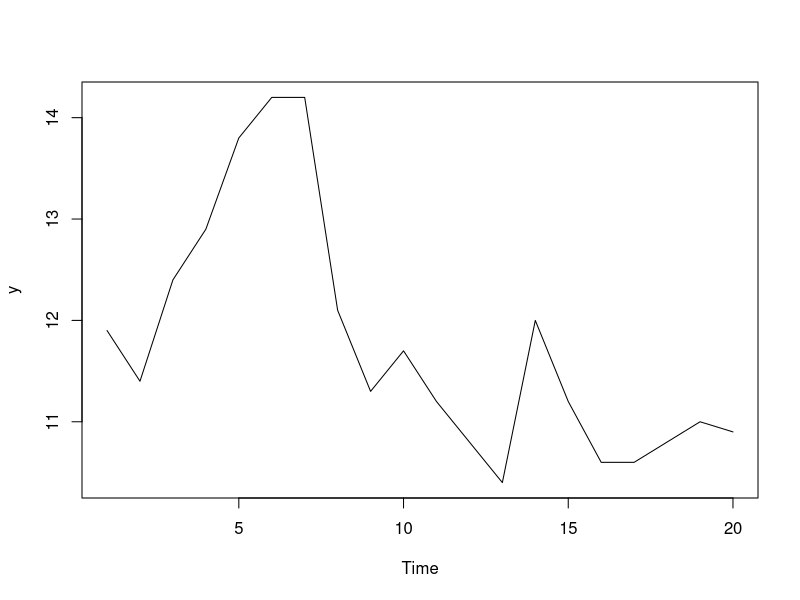
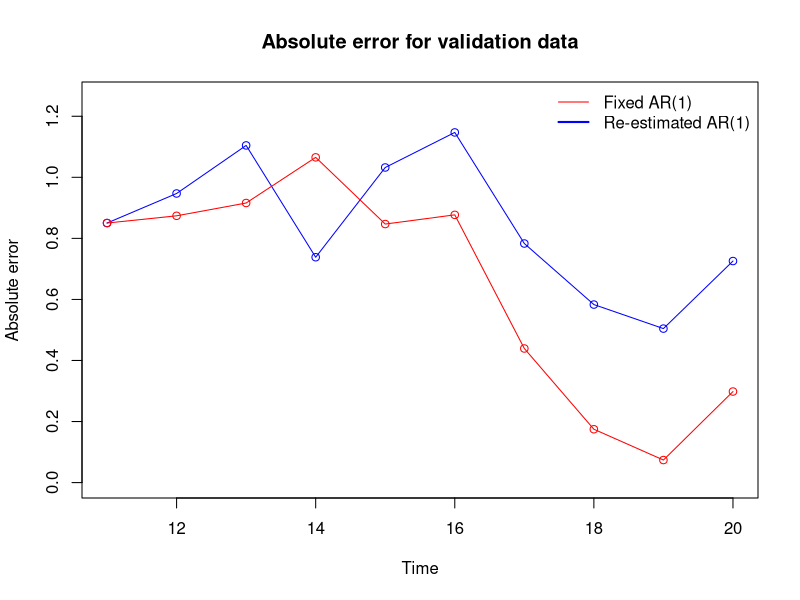
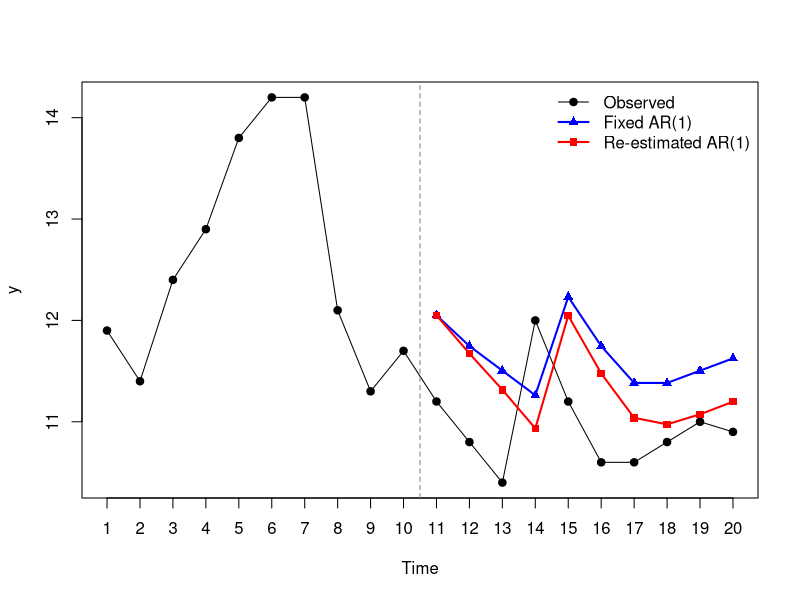

These figures' R source, in order:


rm(list=ls())
set.seed(3)
# Simulate AR(1) data

# case 1:
nobs<-20
train_index<-1:10
val_index<-11:20

# case 2
# nobs<-40
# train_index<-1:10
# val_index<-11:40

y <- round(arima.sim(model = list(ar = 0.95),n = nobs,n.start = 100),1)+10
y
plot(y)
# ------------------------------------------------------------
# Fixed model
# Fit once using observations 1--15
# ------------------------------------------------------------



fix_model <- ar(x = y[train_index],order.max = 1,aic = FALSE)
fix_model$ar


# ------------------------------------------------------------
# One-step forecasts for observations 16--20
# Fixed model
# ------------------------------------------------------------

# Fixed AR(1) model estimated using observations in train_index
fix_model <- ar(y[train_index], order.max = 1, aic = FALSE)
fix_phi <- fix_model$ar
fix_mean <- mean(y[train_index])
# Rolling one-step-ahead forecasts with fixed parameters
fix_forecast <- numeric(length(val_index))
last_obs_train<-tail(train_index,1)
for (i in val_index) {
  fix_forecast[i - last_obs_train] <- fix_mean + fix_phi * (y[i - 1] - fix_mean)
}
fix_forecast


# ------------------------------------------------------------
# One-step forecasts for observations 16--20
# Refit model when new observations become available
# ------------------------------------------------------------

refit_phi <- numeric(length(val_index))
refit_forecast <- numeric(length(val_index))
i<-val_index[1]
for (i in val_index) {
  current_data <- y[1:(i - 1)]
  current_model <- ar(current_data, order.max = 1, aic = FALSE)
  refit_phi[i - last_obs_train] <- current_model$ar
  current_mean <- mean(current_data)
  
  refit_forecast[i - last_obs_train] <- current_mean +
  current_model$ar * (y[i - 1] - current_mean)
}


# ------------------------------------------------------------
# Compare results
# ------------------------------------------------------------

results <- data.frame(
  time = 16:20,
  y = y[16:20],
  fixed_phi = fix_phi,
  fixed_forecast = fix_forecast,
  refit_phi = refit_phi,
  refit_forecast = refit_forecast
)

round(results, 3)

# calculate errors
abs_error_fixed<-abs(y[val_index]-results$fixed_forecast)
abs_error_refit<-abs(y[val_index]-results$refit_forecast)
plot(val_index,abs_error_fixed,t="o",col="blue",ylab="Absolute error",
     ylim=c(0,max(abs_error_fixed,abs_error_refit)*1.1),
     main="Absolute error for validation data",xlab="Time")
lines(val_index,abs_error_refit,t="o",col="red")
legend("topright",
       legend = c("Fixed AR(1)", "Re-estimated AR(1)"),
       col = c("red", "blue"),lwd = c(1, 2, 2), bty = "n")

# Average absolute error for 1-step forecasts
mean(abs_error_fixed)
mean(abs_error_refit)

# ------------------------------------------------------------
# Plot observed data and forecasts
# ------------------------------------------------------------

plot(1:nobs, y, type = "o", pch = 19, col = "black",
     xlab = "Time", ylab = "y", xaxt = "n")

axis(1, at = 1:nobs)
abline(v = last_obs_train+0.5, lty = 2, col = "grey50")

# Forecasts
lines(val_index, fix_forecast, type = "o", pch = 17, lwd = 2, col = "blue")

lines(val_index, refit_forecast, type = "o", pch = 15, lwd = 2, col = "red")

legend("topright",
       legend = c("Observed", "Fixed AR(1)", "Re-estimated AR(1)"),
       col = c("black", "blue", "red"),
       pch = c(19, 17, 15), lty = 1, lwd = c(1, 2, 2), bty = "n")
